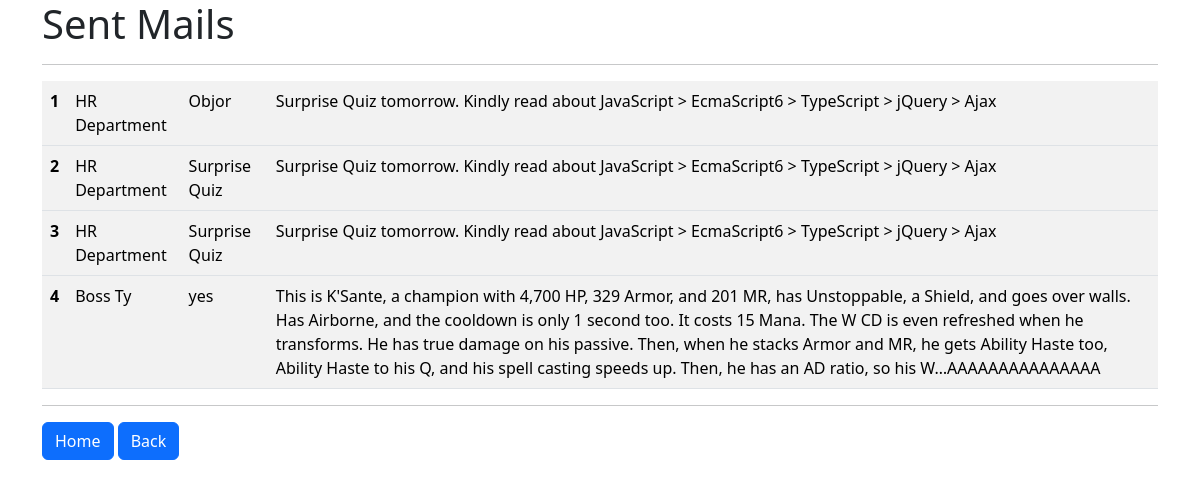
Before: /sent_mail with the older database file.
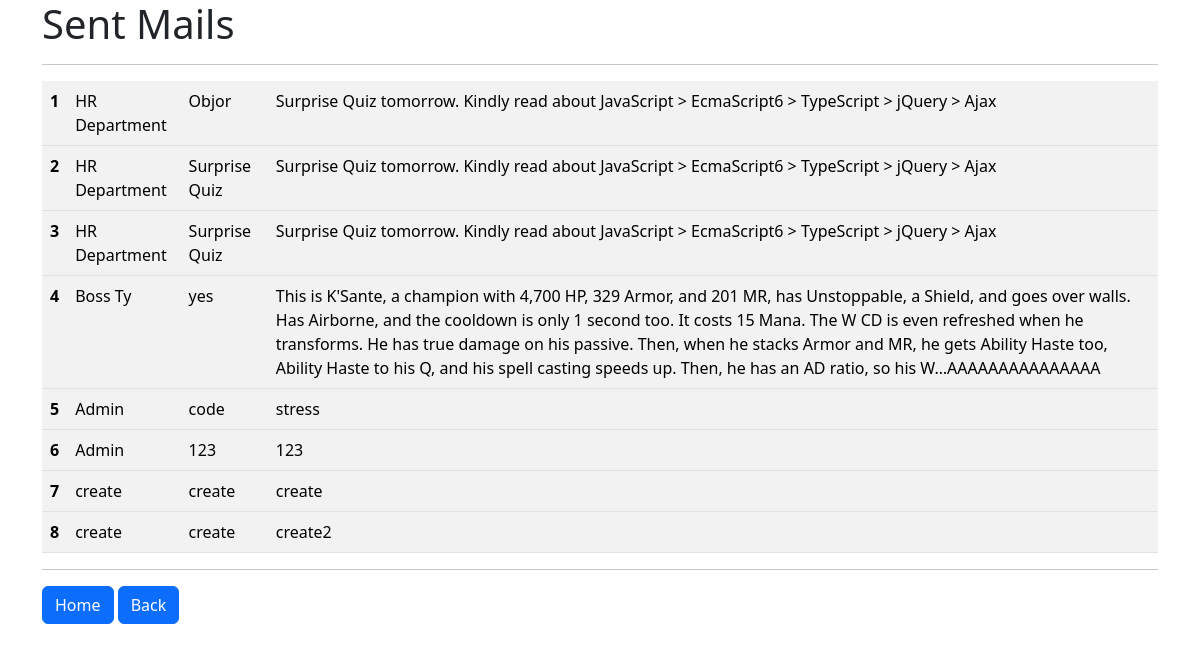
After: the same page with the newer database file.
### emp_app/models.py (models this page shows)
class Mail(models.Model):
    recipient = models.CharField(max_length=100)
    subject = models.CharField(max_length=100)
    content = models.CharField(max_length=100)

### emp_app/views.py (the view)
# urls.py: path('sent_mail', views.sent_mail, name='sent_mail'),
def sent_mail(request):
    mails = Mail.objects.all()  # Query the database for all sent mails
    return render(request, 'sent_mail.html', {'mails': mails})

### emp_app/templates/sent_mail.html (shortened to what this page needs)
{% load static %}
<!DOCTYPE html>
<html lang="en">
<head>
    <link href="{% static 'css/bootstrap.css' %}" rel="stylesheet">
</head>
<body>
<div class="container">
    <h1>Sent Mails</h1>
    <hr>
    <table class="table table-striped table-striped">
        {% for mail in mails %}
        <tbody>
        <tr>
            <th scope="row">{{ mail.id }}</th>
            <td>{{ mail.recipient }}</td>
            <td>{{ mail.subject }}</td>
            <td>{{ mail.content }}</td>
        </tr>
        </tbody>
        {% endfor %}
    </table>
    <hr>
    <a class="btn btn-primary" href='/index' role="button">Home</a>
    <a class="btn btn-primary" href='/index_mail' role="button">Back</a>
</div>
</body>
</html>

Changed rows visible on the page:
added Mail: id "5", recipient "Admin", subject "code", content "stress"
added Mail: id "6", recipient "Admin", subject "123", content "123"
added Mail: id "7", recipient "create", subject "create", content "create"
added Mail: id "8", recipient "create", subject "create", content "create2"
